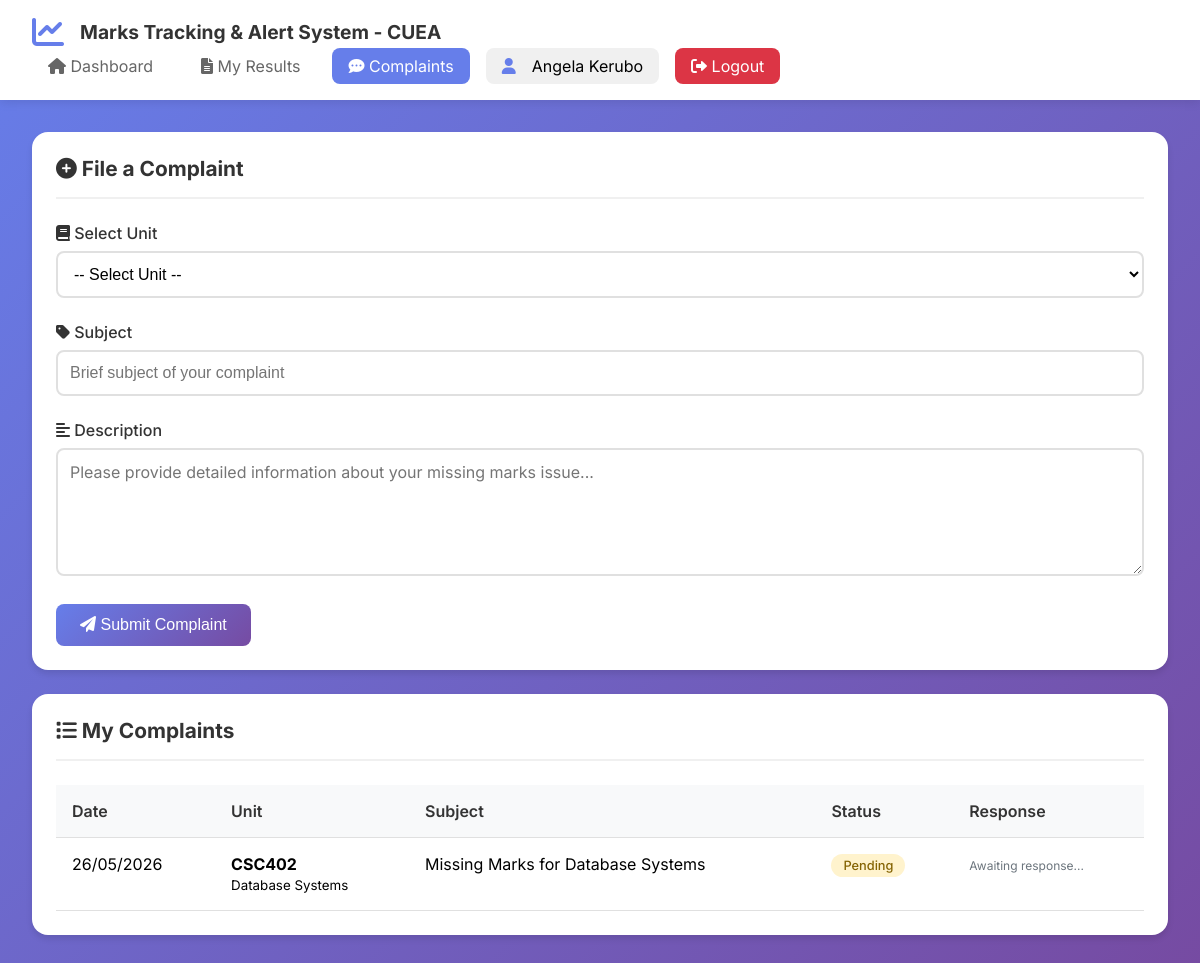
The app's page /student/complaints.php (signed in) with its own data.
### tables this page shows
CREATE TABLE IF NOT EXISTS users (
    user_id INT PRIMARY KEY AUTO_INCREMENT,
    reg_no VARCHAR(50) UNIQUE,
    full_name VARCHAR(100) NOT NULL,
    email VARCHAR(100) UNIQUE NOT NULL,
    phone VARCHAR(15),
    password VARCHAR(255) NOT NULL,
    role ENUM('student', 'lecturer', 'admin') DEFAULT 'student',
    program_id INT,
    department VARCHAR(100),
    year_of_study INT DEFAULT 1,
    is_active BOOLEAN DEFAULT TRUE,
    created_at TIMESTAMP DEFAULT CURRENT_TIMESTAMP,
    FOREIGN KEY (program_id) REFERENCES programs(program_id) ON DELETE SET NULL
);

CREATE TABLE IF NOT EXISTS complaints (
    complaint_id INT PRIMARY KEY AUTO_INCREMENT,
    student_id INT NOT NULL,
    unit_id INT NOT NULL,
    subject VARCHAR(200) NOT NULL,
    description TEXT NOT NULL,
    status ENUM('pending', 'reviewing', 'resolved', 'rejected') DEFAULT 'pending',
    admin_response TEXT,
    created_at TIMESTAMP DEFAULT CURRENT_TIMESTAMP,
    resolved_at TIMESTAMP NULL,
    resolved_by INT,
    FOREIGN KEY (student_id) REFERENCES users(user_id) ON DELETE CASCADE,
    FOREIGN KEY (unit_id) REFERENCES units(unit_id),
    FOREIGN KEY (resolved_by) REFERENCES users(user_id)
);

CREATE TABLE IF NOT EXISTS units (
    unit_id INT PRIMARY KEY AUTO_INCREMENT,
    unit_code VARCHAR(20) UNIQUE NOT NULL,
    unit_name VARCHAR(100) NOT NULL,
    program_id INT,
    year INT NOT NULL,
    semester INT NOT NULL,
    lecturer_id INT,
    credits INT DEFAULT 3,
    created_at TIMESTAMP DEFAULT CURRENT_TIMESTAMP,
    FOREIGN KEY (program_id) REFERENCES programs(program_id) ON DELETE CASCADE,
    FOREIGN KEY (lecturer_id) REFERENCES users(user_id) ON DELETE SET NULL,
    UNIQUE KEY unique_unit (unit_code, year, semester)
);

### includes/session.php (called while the page is built, shortened)
<?php
require_once __DIR__ . '/../config/database.php';
function isLoggedIn() {
    return isset($_SESSION['user_id']);
}
function getCurrentUser() {
    global $conn;
    $user_id = $_SESSION['user_id'];
    $query = "SELECT * FROM users WHERE user_id = ?";
    $stmt = mysqli_prepare($conn, $query);
    mysqli_stmt_bind_param($stmt, "i", $user_id);
    mysqli_stmt_execute($stmt);
    $result = mysqli_stmt_get_result($stmt);
    return mysqli_fetch_assoc($result);
}
?>

### student/complaints.php (the view, shortened to what this page needs)
<?php
require_once '../includes/session.php';
$user = getCurrentUser();
$complaints_query = "SELECT c.*, un.unit_code, un.unit_name
    FROM complaints c
    JOIN units un ON c.unit_id = un.unit_id
    WHERE c.student_id = {$user['user_id']}
    ORDER BY c.created_at DESC";
$complaints = mysqli_query($conn, $complaints_query);
?>
<?php include '../includes/header.php'; ?>
<div class="navbar">
    <div class="nav-brand"><i class="fas fa-chart-line"></i><h2>Marks Tracking & Alert System - CUEA</h2></div>
    <div class="nav-links">
        <a href="dashboard.php"><i class="fas fa-home"></i> Dashboard</a>
        <a href="view_results.php"><i class="fas fa-file-alt"></i> My Results</a>
        <a href="complaints.php" class="active"><i class="fas fa-comment-dots"></i> Complaints</a>
        <div class="user-info"><i class="fas fa-user"></i><span><?php echo htmlspecialchars($user['full_name']); ?></span></div>
        <a href="logout.php" class="logout-btn"><i class="fas fa-sign-out-alt"></i> Logout</a>
    </div>
</div>
<div class="container">
    <div class="card">
        <div class="card-header">
            <h3><i class="fas fa-plus-circle"></i> File a Complaint</h3>
        </div>
        <form method="POST" action="">
            <div class="form-group">
                <label><i class="fas fa-book"></i> Select Unit</label>
                <select name="unit_id" required>
                    <option value="">-- Select Unit --</option>
                </select>
            </div>
            <div class="form-group">
                <label><i class="fas fa-tag"></i> Subject</label>
                <input type="text" name="subject" class="form-control" placeholder="Brief subject of your complaint" required>
            </div>
            <div class="form-group">
                <label><i class="fas fa-align-left"></i> Description</label>
                <textarea name="description" rows="5" class="form-control" placeholder="Please provide detailed information about your missing marks issue..." required></textarea>
            </div>
            <button type="submit" name="submit_complaint" class="btn btn-primary">
                <i class="fas fa-paper-plane"></i> Submit Complaint
            </button>
        </form>
    </div>
    <div class="card">
        <div class="card-header">
            <h3><i class="fas fa-list"></i> My Complaints</h3>
        </div>
        <?php if(mysqli_num_rows($complaints) > 0): ?>
            <div class="table-container">
                <table class="complaints-table">
                    <thead>
                        <tr>
                            <th>Date</th>
                            <th>Unit</th>
                            <th>Subject</th>
                            <th>Status</th>
                            <th>Response</th>
                        </tr>
                    </thead>
                    <tbody>
                        <?php while($complaint = mysqli_fetch_assoc($complaints)): ?>
                            <tr>
                                <td><?php echo date('d/m/Y', strtotime($complaint['created_at'])); ?></td>
                                <td><strong><?php echo $complaint['unit_code']; ?></strong><br>
                                    <small><?php echo $complaint['unit_name']; ?></small>
                                </td>
                                <td><?php echo htmlspecialchars($complaint['subject']); ?></td>
                                <td>
                                    <?php
                                    $status_class = '';
                                    switch($complaint['status']) {
                                        case 'pending':
                                            $status_class = 'badge-warning';
                                            break;
                                    }
                                    ?>
                                    <span class="badge <?php echo $status_class; ?>">
                                        <?php echo ucfirst($complaint['status']); ?>
                                    </span>
                                </td>
                                <td>
                                    <?php
                                    if($complaint['admin_response']) {
                                        echo '<div class="response-text">' . htmlspecialchars($complaint['admin_response']) . '</div>';
                                    } else {
                                        echo '<span class="text-muted">Awaiting response...</span>';
                                    }
                                    ?>
                                    <br>
                                </td>
                            </tr>
                        <?php endwhile; ?>
                    </tbody>
                </table>
            </div>
        <?php endif; ?>
    </div>
</div>
<?php include '../includes/footer.php'; ?>

### assets/css/style.css (style rules this page uses)
* { margin: 0; padding: 0; box-sizing: border-box; }
body { font-family: 'Inter', sans-serif; background: linear-gradient(135deg, #667eea 0%, #764ba2 100%); min-height: 100vh; }
.navbar { background: white; box-shadow: 0 2px 10px rgba(0,0,0,0.1); padding: 1rem 2rem; display: flex; justify-content: space-between; align-items: center; flex-wrap: wrap; }
.nav-brand { display: flex; align-items: center; gap: 1rem; }
.nav-brand i { font-size: 2rem; color: #667eea; }
.nav-brand h2 { color: #333; font-size: 1.2rem; }
.nav-links { display: flex; gap: 1rem; align-items: center; flex-wrap: wrap; }
.nav-links a { text-decoration: none; color: #666; padding: 0.5rem 1rem; border-radius: 8px; transition: all 0.3s ease; }
.nav-links a:hover, .nav-links a.active { background: #667eea; color: white; }
.user-info { display: flex; align-items: center; gap: 1rem; background: #f0f0f0; padding: 0.5rem 1rem; border-radius: 8px; }
.user-info i { color: #667eea; }
.logout-btn { background: #dc3545; color: white !important; }
.container { max-width: 1280px; margin: 2rem auto; padding: 0 2rem; }
.card { background: white; border-radius: 16px; padding: 1.5rem; margin-bottom: 1.5rem; box-shadow: 0 4px 6px rgba(0,0,0,0.1); }
.card-header { display: flex; justify-content: space-between; align-items: center; margin-bottom: 1.5rem; padding-bottom: 1rem; border-bottom: 2px solid #f0f0f0; }
.card-header h3 { color: #333; font-size: 1.3rem; }
.form-group { margin-bottom: 1.5rem; }
.form-group label { display: block; margin-bottom: 0.5rem; color: #333; font-weight: 500; }
.form-group input, .form-group select, .form-group textarea { width: 100%; padding: 0.75rem; border: 2px solid #e0e0e0; border-radius: 8px; font-size: 1rem; transition: border-color 0.3s ease; }
.btn { padding: 0.75rem 1.5rem; border: none; border-radius: 8px; font-size: 1rem; font-weight: 500; cursor: pointer; transition: all 0.3s ease; }
.btn-primary { background: linear-gradient(135deg, #667eea, #764ba2); color: white; }
.table-container { overflow-x: auto; }
table { width: 100%; border-collapse: collapse; }
th, td { padding: 1rem; text-align: left; border-bottom: 1px solid #e0e0e0; }
th { background: #f8f9fa; font-weight: 600; color: #333; }
.badge { display: inline-block; padding: 0.25rem 0.75rem; border-radius: 20px; font-size: 0.8rem; font-weight: 500; }
.badge-warning { background: #fff3cd; color: #856404; }

### student/complaints.php (style rules this page uses)
.complaints-table { width: 100%; border-collapse: collapse; }
.complaints-table th, .complaints-table td { padding: 1rem; text-align: left; border-bottom: 1px solid #e0e0e0; vertical-align: top; }
.complaints-table th { background: #f8f9fa; font-weight: 600; }
.text-muted { color: #6c757d; font-size: 0.75rem; }
textarea.form-control { width: 100%; padding: 0.75rem; border: 2px solid #e0e0e0; border-radius: 8px; font-family: inherit; font-size: 1rem; resize: vertical; }
input.form-control { width: 100%; padding: 0.75rem; border: 2px solid #e0e0e0; border-radius: 8px; font-size: 1rem; }
select { width: 100%; padding: 0.75rem; border: 2px solid #e0e0e0; border-radius: 8px; font-size: 1rem; background: white; cursor: pointer; }

### records on screen
users: full_name "Angela Kerubo"
complaints: created_at "26/05/2026", unit.unit_code "CSC402", unit.unit_name "Database Systems", subject "Missing Marks for Database Systems", status "Pending", shows "Awaiting response..."
